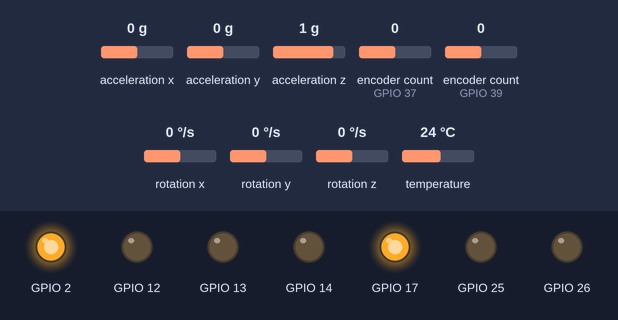
Bench run of a program on a simulated ESP32. Shown: output pins drawn as LEDs (lit = HIGH). The test bench sets the inputs (shaded band); at power-on: encoder count (sensors on GPIO 37, GPIO 39) 0, acceleration x 0 g, acceleration y 0 g, acceleration z 1 g, rotation x 0 °/s, rotation y 0 °/s, rotation z 0 °/s, temperature 24 °C. What the program prints to the serial monitor is not drawn.

Above: at 1.2 s.
1.3 s: encoder count (sensor on GPIO 37) set to -1
At 4.6 s:
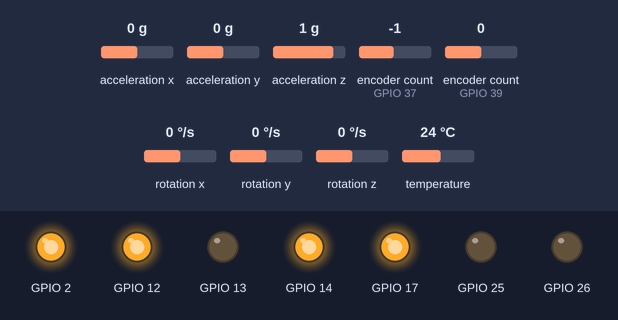
At 25.2 s:
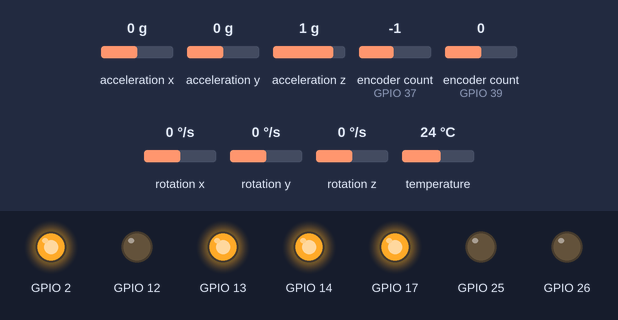
Timing chart, 0 to 25.9 s (numbered marks = the images above; inputs shaded):
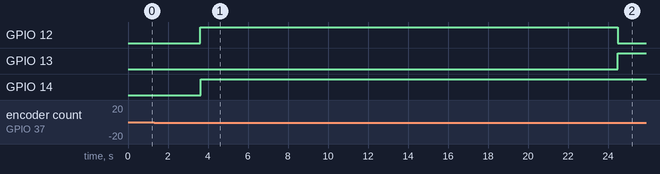

The program:

main.cpp
```cpp
#include <Arduino.h>
#include "DefaultLoopTrajectory.cpp"
#include "wifi_mouse.cpp"
#include <Adafruit_MCP3008.h>
#include <iostream>

const char* ssid1 = "Test";
const char* password1 =  "OPkl!234";


struct brain brain1;
struct mouse mouse1;

void setup() {
  //setWifi(ssid,password);  //wifitest setup
  setDefault_Trajectory(); //TrajectoryTracking setup
  // delete old config
  //WiFi.disconnect(true);
  //Connect to the WiFi network
  //connectToWiFi(ssid1, password1);
}

void loop() {
  Encoder enc1(M1_ENC_A, M1_ENC_B);
  Encoder enc2(M2_ENC_A, M2_ENC_B);
  int start = 0;
  //brain1.move_req = 0;
  int last_mode = 0;
  float x = 0.0;  //purely temporary
  float y = 0.0;  //for testing x/y position additions
  float last_x = 999.0;
  float last_y = 999.0;
  float newx = 1.0;
  float newy = 1.0;
  float intrx = 0.0; //the x and y from the code passed by reference, "internal"
  float intry = 0.0;
  //stays here after initial
  while(true) {
  //rx message from server
  //rx_udp(brain1);

  //default circle is 0
  if (brain1.move_req != last_mode)  {
    start = 0;
  }
  if (last_x = x) {
    x = intrx;
  }
  if (last_y = y) {
    y = intry;
  }
  float* speedangle;//2 variable pointer[0] is v, [1] is w
  speedangle = defaultLoop(enc1, enc2, start, 1, x, y, newx, newy, intrx, intry);  //brain1.move_req
  start = 1;
  last_x = x;
  last_y = y;
  mouse1.heading_meas = speedangle[1];
  mouse1.velocity_meas = speedangle[0];
  last_mode = brain1.move_req;

  //send_udp(mouse1);

  }

}
```
